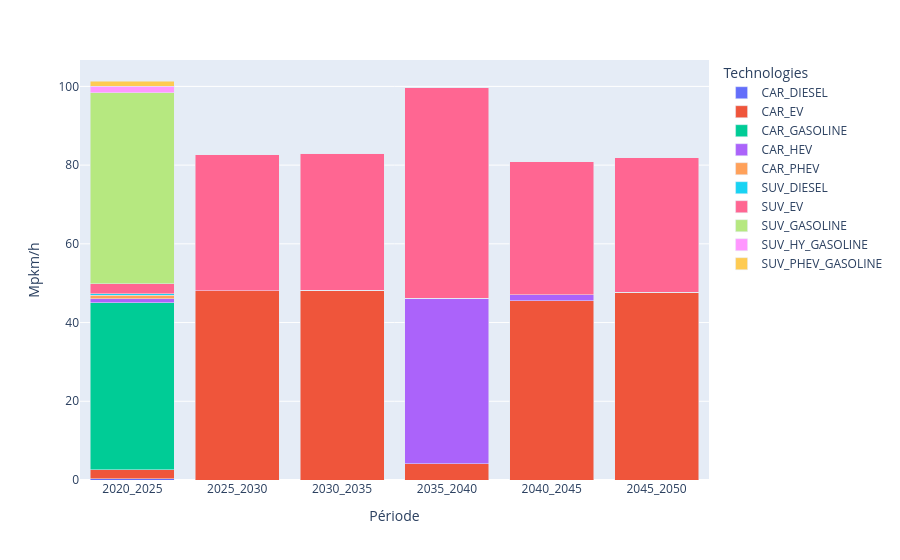

Source (notebook cell):
### Code cell
df_plot = pd.DataFrame(
    {period: results['F_new'].loc[period].loc[priv_mob_techs_positive].squeeze() for period in periods},
    index=priv_mob_techs_positive
)

df_melted = df_plot.T.reset_index().rename(columns={'index': 'Période'}).melt(
    id_vars='Période', var_name='Technologies', value_name='Capacité'
)

fig = px.bar(df_melted, x='Période', y='Capacité', color='Technologies', barmode='stack')
fig.update_layout(xaxis_title='Période', yaxis_title='Mpkm/h')
fig.show()

### Figure 1 — Plotly figure (JSON) as saved in the notebook; plotly's stock layout.template omitted (floating-point values rounded to 4 significant figures)
{"data": [{"hovertemplate": "Technologies=CAR_DIESEL<br>Période=%{x}<br>Capacité=%{y}<extra></extra>", "legendgroup": "CAR_DIESEL", "marker": {"color": "#636efa", "pattern": {"shape": ""}}, "name": "CAR_DIESEL", "orientation": "v", "showlegend": true, "textposition": "auto", "type": "bar", "x": ["2020_2025", "2025_2030", "2030_2035", "2035_2040", "2040_2045", "2045_2050"], "xaxis": "x", "y": [0.3496, 0.0, 0.0, 0.0, 0.0, 0.0], "yaxis": "y"}, {"hovertemplate": "Technologies=CAR_EV<br>Période=%{x}<br>Capacité=%{y}<extra></extra>", "legendgroup": "CAR_EV", "marker": {"color": "#EF553B", "pattern": {"shape": ""}}, "name": "CAR_EV", "orientation": "v", "showlegend": true, "textposition": "auto", "type": "bar", "x": ["2020_2025", "2025_2030", "2030_2035", "2035_2040", "2040_2045", "2045_2050"], "xaxis": "x", "y": [2.264, 48.03, 48.2, 4.084, 45.55, 47.64], "yaxis": "y"}, {"hovertemplate": "Technologies=CAR_GASOLINE<br>Période=%{x}<br>Capacité=%{y}<extra></extra>", "legendgroup": "CAR_GASOLINE", "marker": {"color": "#00cc96", "pattern": {"shape": ""}}, "name": "CAR_GASOLINE", "orientation": "v", "showlegend": true, "textposition": "auto", "type": "bar", "x": ["2020_2025", "2025_2030", "2030_2035", "2035_2040", "2040_2045", "2045_2050"], "xaxis": "x", "y": [42.39, 0.0, 0.0, 0.0, 0.0, 0.0], "yaxis": "y"}, {"hovertemplate": "Technologies=CAR_HEV<br>Période=%{x}<br>Capacité=%{y}<extra></extra>", "legendgroup": "CAR_HEV", "marker": {"color": "#ab63fa", "pattern": {"shape": ""}}, "name": "CAR_HEV", "orientation": "v", "showlegend": true, "textposition": "auto", "type": "bar", "x": ["2020_2025", "2025_2030", "2030_2035", "2035_2040", "2040_2045", "2045_2050"], "xaxis": "x", "y": [1.086, 0.0, 0.0, 42.03, 1.546, 0.0], "yaxis": "y"}, {"hovertemplate": "Technologies=CAR_PHEV<br>Période=%{x}<br>Capacité=%{y}<extra></extra>", "legendgroup": "CAR_PHEV", "marker": {"color": "#FFA15A", "pattern": {"shape": ""}}, "name": "CAR_PHEV", "orientation": "v", "showlegend": true, "textposition": "auto", "type": "bar", "x": ["2020_2025", "2025_2030", "2030_2035", "2035_2040", "2040_2045", "2045_2050"], "xaxis": "x", "y": [0.8943, 0.0, 0.0, 0.0, 0.0, 0.0], "yaxis": "y"}, {"hovertemplate": "Technologies=SUV_DIESEL<br>Période=%{x}<br>Capacité=%{y}<extra></extra>", "legendgroup": "SUV_DIESEL", "marker": {"color": "#19d3f3", "pattern": {"shape": ""}}, "name": "SUV_DIESEL", "orientation": "v", "showlegend": true, "textposition": "auto", "type": "bar", "x": ["2020_2025", "2025_2030", "2030_2035", "2035_2040", "2040_2045", "2045_2050"], "xaxis": "x", "y": [0.2845, 0.0, 0.0, 0.0, 0.0, 0.0], "yaxis": "y"}, {"hovertemplate": "Technologies=SUV_EV<br>Période=%{x}<br>Capacité=%{y}<extra></extra>", "legendgroup": "SUV_EV", "marker": {"color": "#FF6692", "pattern": {"shape": ""}}, "name": "SUV_EV", "orientation": "v", "showlegend": true, "textposition": "auto", "type": "bar", "x": ["2020_2025", "2025_2030", "2030_2035", "2035_2040", "2040_2045", "2045_2050"], "xaxis": "x", "y": [2.617, 34.62, 34.77, 53.63, 33.82, 34.29], "yaxis": "y"}, {"hovertemplate": "Technologies=SUV_GASOLINE<br>Période=%{x}<br>Capacité=%{y}<extra></extra>", "legendgroup": "SUV_GASOLINE", "marker": {"color": "#B6E880", "pattern": {"shape": ""}}, "name": "SUV_GASOLINE", "orientation": "v", "showlegend": true, "textposition": "auto", "type": "bar", "x": ["2020_2025", "2025_2030", "2030_2035", "2035_2040", "2040_2045", "2045_2050"], "xaxis": "x", "y": [48.51, 0.0, 0.0, 0.0, 0.0, 0.0], "yaxis": "y"}, {"hovertemplate": "Technologies=SUV_HY_GASOLINE<br>Période=%{x}<br>Capacité=%{y}<extra></extra>", "legendgroup": "SUV_HY_GASOLINE", "marker": {"color": "#FF97FF", "pattern": {"shape": ""}}, "name": "SUV_HY_GASOLINE", "orientation": "v", "showlegend": true, "textposition": "auto", "type": "bar", "x": ["2020_2025", "2025_2030", "2030_2035", "2035_2040", "2040_2045", "2045_2050"], "xaxis": "x", "y": [1.587, 0.0, 0.0, 0.0, 0.0, 0.0], "yaxis": "y"}, {"hovertemplate": "Technologies=SUV_PHEV_GASOLINE<br>Période=%{x}<br>Capacité=%{y}<extra></extra>", "legendgroup": "SUV_PHEV_GASOLINE", "marker": {"color": "#FECB52", "pattern": {"shape": ""}}, "name": "SUV_PHEV_GASOLINE", "orientation": "v", "showlegend": true, "textposition": "auto", "type": "bar", "x": ["2020_2025", "2025_2030", "2030_2035", "2035_2040", "2040_2045", "2045_2050"], "xaxis": "x", "y": [1.383, 0.0, 0.0, 0.0, 0.0, 0.0], "yaxis": "y"}], "layout": {"barmode": "stack", "legend": {"title": {"text": "Technologies"}, "tracegroupgap": 0}, "margin": {"t": 60}, "xaxis": {"anchor": "y", "domain": [0, 1], "title": {"text": "Période"}}, "yaxis": {"anchor": "x", "domain": [0, 1], "title": {"text": "Mpkm/h"}}}}
